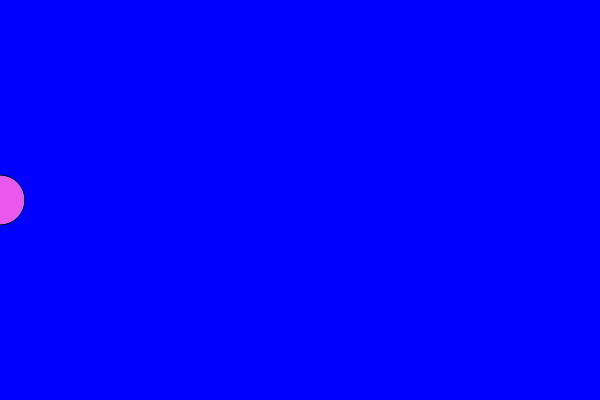
Frame 1 (no input)
Frame 60 (no input): identical to frame 1, image omitted
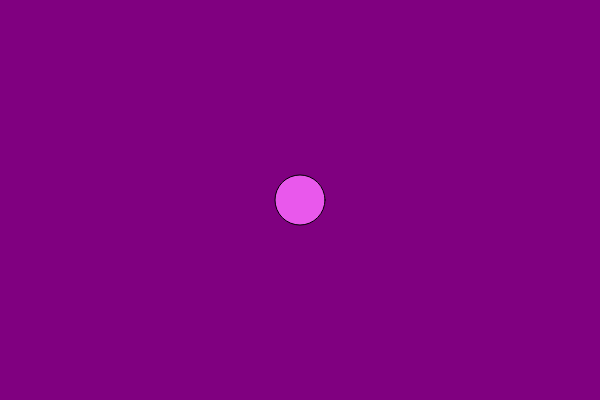
Frame 120 (the mouse pressed at the canvas centre since frame 60)

The p5.js sketch that drew these frames (run headless with seeded random() and noise() and a simulated clock; from frame 60 on, the mouse is pressed at the canvas centre):

// p5.js sketch
// ── sketch.js
// Example code from
// Coding Train "Live Stream #1: p5.js Video Lesson Recording Session"
// https://youtu.be/TdUC3JgwUJY

var r = 0;
var g = 0;
var b = 0;

function setup() {
    createCanvas(600, 400);
}

function draw() {
    // map the x coordinate
    // of the mouse pointer to a color
    r = map(mouseX, 0, 600, 0, 255);
    b = map(mouseX, 0, 600, 255, 0);    
    background(r, g, b);
    // visualize current position
    fill(233, 88, 236);
    ellipse(mouseX, 200, 50, 50);
}
